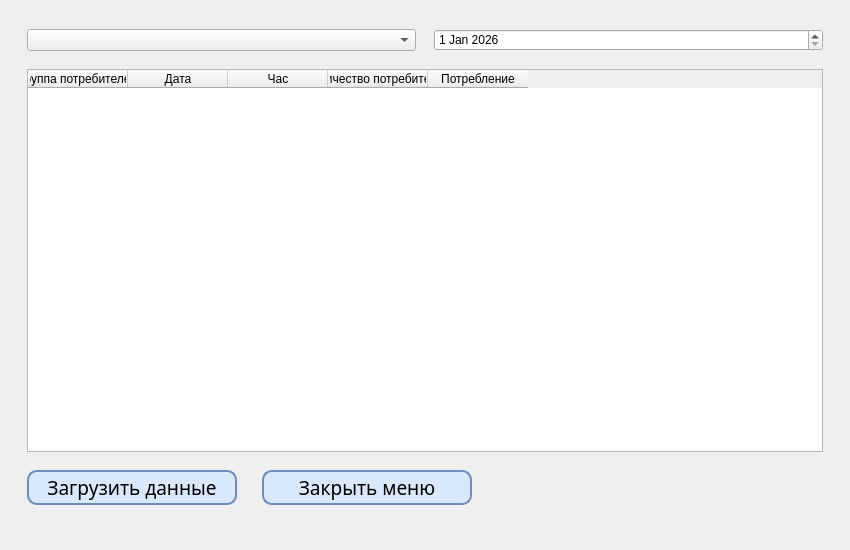
<?xml version="1.0" encoding="UTF-8"?>
<ui version="4.0">
 <class>DataMenu</class>
 <widget class="QDialog" name="DataMenu">
  <property name="geometry">
   <rect>
    <x>0</x>
    <y>0</y>
    <width>850</width>
    <height>550</height>
   </rect>
  </property>
  <property name="minimumSize">
   <size>
    <width>850</width>
    <height>550</height>
   </size>
  </property>
  <property name="maximumSize">
   <size>
    <width>850</width>
    <height>550</height>
   </size>
  </property>
  <property name="windowTitle">
   <string>Исходные данные</string>
  </property>
  <property name="windowIcon">
   <iconset theme="QIcon::ThemeIcon::DialogInformation"/>
  </property>
  <property name="styleSheet">
   <string notr="true">#PageWidget{
	Font: &quot;Merriweather 18pt&quot;
}

QPushButton {
	background-color: #DAE8FC;
	border: 2px solid #6C8EBF;
	border-radius: 10px;
}

QPushButton:hover {
	background-color: #c8dcfc;
}

QPushButton:pressed {
	background-color: #a7c8fc;
}</string>
  </property>
  <layout class="QVBoxLayout" name="verticalLayout">
   <property name="spacing">
    <number>18</number>
   </property>
   <property name="leftMargin">
    <number>27</number>
   </property>
   <property name="rightMargin">
    <number>27</number>
   </property>
   <property name="bottomMargin">
    <number>45</number>
   </property>
   <item alignment="Qt::AlignmentFlag::AlignHCenter|Qt::AlignmentFlag::AlignTop">
    <widget class="SystemLabel" name="SysLabel" native="true">
     <property name="enabled">
      <bool>true</bool>
     </property>
     <property name="sizePolicy">
      <sizepolicy hsizetype="Fixed" vsizetype="Fixed">
       <horstretch>0</horstretch>
       <verstretch>0</verstretch>
      </sizepolicy>
     </property>
     <property name="maximumSize">
      <size>
       <width>525</width>
       <height>70</height>
      </size>
     </property>
     <property name="font">
      <font>
       <hintingpreference>PreferVerticalHinting</hintingpreference>
      </font>
     </property>
     <property name="layoutDirection">
      <enum>Qt::LayoutDirection::LeftToRight</enum>
     </property>
     <property name="autoFillBackground">
      <bool>false</bool>
     </property>
    </widget>
   </item>
   <item>
    <layout class="QHBoxLayout" name="PickerLayout">
     <item>
      <widget class="QComboBox" name="ConsumePicker"/>
     </item>
     <item>
      <widget class="QDateEdit" name="DataPicker">
       <property name="dateTime">
        <datetime>
         <hour>0</hour>
         <minute>0</minute>
         <second>0</second>
         <year>2026</year>
         <month>1</month>
         <day>1</day>
        </datetime>
       </property>
       <property name="timeSpec">
        <enum>Qt::TimeSpec::LocalTime</enum>
       </property>
      </widget>
     </item>
    </layout>
   </item>
   <item>
    <widget class="QTableWidget" name="DataTable">
     <column>
      <property name="text">
       <string>Группа потребителей</string>
      </property>
     </column>
     <column>
      <property name="text">
       <string>Дата</string>
      </property>
     </column>
     <column>
      <property name="text">
       <string>Час</string>
      </property>
     </column>
     <column>
      <property name="text">
       <string>Количество потребителей</string>
      </property>
     </column>
     <column>
      <property name="text">
       <string>Потребление</string>
      </property>
     </column>
    </widget>
   </item>
   <item>
    <layout class="QHBoxLayout" name="ButtonLayout">
     <property name="spacing">
      <number>25</number>
     </property>
     <item alignment="Qt::AlignmentFlag::AlignLeft|Qt::AlignmentFlag::AlignTop">
      <widget class="QPushButton" name="LoadButton">
       <property name="sizePolicy">
        <sizepolicy hsizetype="Minimum" vsizetype="Maximum">
         <horstretch>0</horstretch>
         <verstretch>0</verstretch>
        </sizepolicy>
       </property>
       <property name="minimumSize">
        <size>
         <width>210</width>
         <height>35</height>
        </size>
       </property>
       <property name="maximumSize">
        <size>
         <width>190</width>
         <height>35</height>
        </size>
       </property>
       <property name="font">
        <font>
         <family>Merriweather</family>
         <pointsize>14</pointsize>
        </font>
       </property>
       <property name="text">
        <string>Загрузить данные</string>
       </property>
      </widget>
     </item>
     <item alignment="Qt::AlignmentFlag::AlignLeft">
      <widget class="QPushButton" name="CloseButton">
       <property name="sizePolicy">
        <sizepolicy hsizetype="Minimum" vsizetype="Maximum">
         <horstretch>0</horstretch>
         <verstretch>0</verstretch>
        </sizepolicy>
       </property>
       <property name="minimumSize">
        <size>
         <width>210</width>
         <height>35</height>
        </size>
       </property>
       <property name="maximumSize">
        <size>
         <width>190</width>
         <height>45</height>
        </size>
       </property>
       <property name="font">
        <font>
         <family>Merriweather</family>
         <pointsize>14</pointsize>
        </font>
       </property>
       <property name="text">
        <string>Закрыть меню</string>
       </property>
      </widget>
     </item>
     <item>
      <spacer name="horizontalSpacer">
       <property name="orientation">
        <enum>Qt::Orientation::Horizontal</enum>
       </property>
       <property name="sizeHint" stdset="0">
        <size>
         <width>40</width>
         <height>20</height>
        </size>
       </property>
      </spacer>
     </item>
    </layout>
   </item>
  </layout>
 </widget>
 <customwidgets>
  <customwidget>
   <class>SystemLabel</class>
   <extends>QWidget</extends>
   <header>SystemLabel.h</header>
   <container>1</container>
  </customwidget>
 </customwidgets>
 <resources/>
 <connections/>
</ui>
